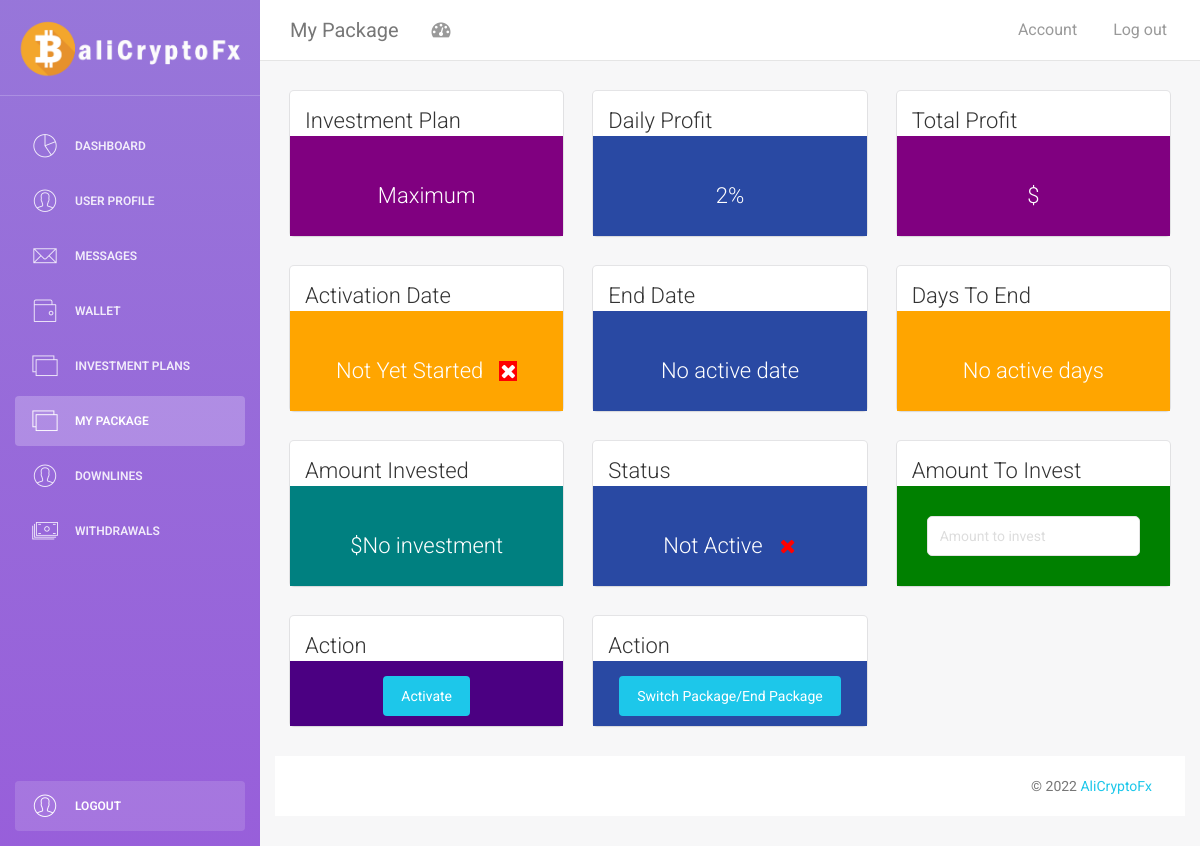
Screenshot of /user/mypackages.php (signed in) with the database file from the repository.
### tables this page shows
CREATE TABLE `users` (
  `id` int(6) NOT NULL,
  `fname` varchar(255) NOT NULL,
  `lname` varchar(255) NOT NULL,
  `username` varchar(200) NOT NULL,
  `email` varchar(200) NOT NULL,
  `password` varchar(200) NOT NULL,
  `token` varchar(10) NOT NULL,
  `refcode` varchar(10) NOT NULL,
  `package` varchar(200) NOT NULL,
  `image` varchar(2000) NOT NULL,
  `verify` tinyint(4) NOT NULL,
  `session` tinyint(4) NOT NULL,
  `activate` tinyint(4) NOT NULL,
  `referred` varchar(100) NOT NULL,
  `profit` double NOT NULL,
  `refbonus` double NOT NULL,
  `walletbalance` double NOT NULL,
  `pm` varchar(100) NOT NULL,
  `eth` varchar(100) NOT NULL,
  `btc` varchar(100) NOT NULL,
  `2fa` tinyint(4) NOT NULL,
  `pname` varchar(111) NOT NULL,
  `increase` double NOT NULL,
  `bonus` double NOT NULL,
  `duration` int(111) NOT NULL,
  `pdate` varchar(111) NOT NULL,
  `froms` double NOT NULL,
  `usd` double NOT NULL,
  `date` timestamp NOT NULL DEFAULT current_timestamp(),
  `phone` varchar(100) NOT NULL,
  `address` varchar(100) NOT NULL,
  `country` varchar(100) NOT NULL
);

### user/mypackages.php (the view, shortened to what this page needs)
<?php
include "../config/config.php";
if(isset($_SESSION['email'])){
    $email = $_SESSION['email'];
		 $sql = "UPDATE users SET session='1' WHERE email='$email'";
	  mysqli_query($link, $sql) or die(mysqli_error($link));
	}
else{
	header("location:../login.php");
}
$percentage = 0;
$sql2= "SELECT * FROM users WHERE email= '$email'";
$result2 = mysqli_query($link,$sql2);
if(mysqli_num_rows($result2) > 0){
 $row = mysqli_fetch_assoc($result2);
 $pdate = $row['pdate'];
 $duration = $row['duration'];
 $increase = $row['increase'];
 $usd = $row['usd'];
}
if(isset($row['pdate']) &&  $row['pdate'] != '0' && isset($row['duration'])  && isset($row['increase'])  && isset($row['usd']) ){
    $endpackage = new DateTime($pdate);
    $endpackage->modify( '+ '.$duration. 'day');
$Date2 = $endpackage->format('Y-m-d');
$current=date("Y/m/d");
$diff = abs(strtotime($Date2) - strtotime($current));
$one = 1;
    $date3 = new DateTime($Date2);
     $date3->modify( '+'. $one.'day');
     $date4 = $date3->format('Y-m-d');
$days=floor($diff / (60*60*24));
$daily = $duration - $days;
$percentage = ($increase/100) * $daily * $usd;
$one = 1;
$f = date('Y-m-d', strtotime($Date2 . ' + '. $one.'day'));
if(isset($days) && $days == 0 || $Date2 == (date("Y/m/d"))  ){
 $pp =   $percentage;
$sql = "UPDATE users SET activate = '0',pdate = '0',walletbalance= walletbalance + $pp, profit = profit + $pp  WHERE email='$email'";
if(mysqli_query($link, $sql)){
$percentage = $pp = 0;
$Date2 = 0;
$current = 0;
$duration = 0;
$days = 'package completed &nbsp;&nbsp;<i style="color:green; font-size:20px;" class="fa  fa-check" ></i>';
$days = 0;
$Date2 = 0;
$current = 0;
$duration = 0;
}
}else{
$_SESSION['pprofit'] = $percentage;
}
$add="days";
}else {
    $percentage ="";
    $days ="No active days";
    $Date2 = 'No active date';
  }
?>
<!doctype html>
<html lang="en">
    <head>
        <link href="assets/css/bootstrap.min.css" rel="stylesheet" />
        <link href="assets/css/animate.min.css" rel="stylesheet"/>
        <link href="assets/css/light-bootstrap-dashboard.css?v=1.4.0" rel="stylesheet"/>
        <link href="assets/css/demo.css" rel="stylesheet" />
        <link href="http://maxcdn.bootstrapcdn.com/font-awesome/4.2.0/css/font-awesome.min.css" rel="stylesheet">
        <link href="assets/css/pe-icon-7-stroke.css" rel="stylesheet" />
    </head>
    <body>
        <div class="wrapper">
            <div class="sidebar" data-color="purple" data-image="assets/img/sidebar-5.jpg">
                <div class="sidebar-wrapper">
                    <div class="logo">
                        <a href="../" class="simple-text">
                            <img class="img-responsive" alt="logo" src="../images/logo-dark.png">
                        </a>
                    </div>
                    <ul class="nav">
                        <li>
                            <a href="./">
                                <i class="pe-7s-graph"></i>
                                <p>Dashboard</p>
                            </a>
                        </li>
                        <li>
                            <a href="profile.php">
                                <i class="pe-7s-user"></i>
                                <p>User Profile</p>
                            </a>
                        </li>
                        <li>
                            <a href="message.php">
                                <i class="pe-7s-mail"></i>
                                <p>Messages</p>
                            </a>
                        </li>
                        <li>
                            <a href="wallet.php">
                                <i class="pe-7s-wallet"></i>
                                <p>Wallet</p>
                            </a>
                        </li>
                        <li>
                            <a href="packages.php">
                                <i class="pe-7s-photo-gallery"></i>
                                <p>Investment plans</p>
                            </a>
                        </li>
                        <li class="active">
                            <a href="mypackages.php">
                                <i class="pe-7s-photo-gallery"></i>
                                <p>My Package</p>
                            </a>
                        </li>
                         <li>
                            <a href="referral.php">
                                <i class="pe-7s-user"></i>
                                <p>Downlines</p>
                            </a>
                        </li>
                        <li>
                                    <a href="withdrawal.php">
                                        <i class="pe-7s-cash"></i>
                                        <p>Withdrawals</p>
                                    </a>
                                </li>
                        <li class="active-pro">
                            <a href="logout.php">
                                <i class="pe-7s-user"></i>
                                <p>Logout</p>
                            </a>
                        </li>
                    </ul>
                </div>
            </div>
            <div class="main-panel">
                <nav class="navbar navbar-default navbar-fixed">
                    <div class="container-fluid">
                        <div class="navbar-header">
                            <a class="navbar-brand" href="#">My Package</a>
                        </div>
                        <div class="collapse navbar-collapse">
                            <ul class="nav navbar-nav navbar-left">
                                <li>
                                    <a href="#" class="dropdown-toggle" data-toggle="dropdown">
                                        <i class="fa fa-dashboard"></i>
                                    </a>
                                </li>
                            </ul>
                            <ul class="nav navbar-nav navbar-right">
                                <li>
                                    <a href="profile.php">
                                        <p>Account</p>
                                    </a>
                                </li>
                                <li>
                                    <a href="logout.php">
                                        <p>Log out</p>
                                    </a>
                                </li>
                            </ul>
                        </div>
                    </div>
                </nav>
                <?php $sql= "SELECT * FROM users WHERE email='$email'";
			  $result = mysqli_query($link,$sql);
			  if(mysqli_num_rows($result) > 0){
				  $row = mysqli_fetch_assoc($result);
if(isset($row['activate']) &&  $row['activate']== '1'){
	$sec = 'Active &nbsp;&nbsp;<i style="background-color:green;color:#fff; font-size:20px;" class="fa  fa-refresh" ></i>';
}else{
$sec ='Not Active &nbsp;&nbsp;<i class="fa  fa-times" style=" font-size:20px;color:red"></i>';
$usd = 'No investment';
}
if(isset($row['pdate']) &&  $row['pdate']== '0'){
	$date = 'Not Yet Started &nbsp;&nbsp;<i style="background-color:red;color:#fff; font-size:20px;" class="fa  fa-times" ></i>';
}else{
$date = $row['pdate'];
$start= $row['date'];
}
              }
				  ?>
                <div class="content">
                    <div class="container-fluid">
                                                            <div class="row">
                                    <div class="col-md-4">
                                        <div class="card">
                                            <div class="header">
                                                <h4 class="title">Investment Plan</h4>
                                            </div>
                                            <div class="content" style="text-align: center; background: purple; color: #fff;">
                                                <h4><?php echo $row['pname'];?></h4>
                                            </div>
                                        </div>
                                    </div>
                                    <div class="col-md-4">
                                        <div class="card">
                                            <div class="header">
                                                <h4 class="title">Daily Profit</h4>
                                            </div>
                                            <div class="content" style="text-align: center; background: #2949a3; color: #fff;">
                                                <h4><?php echo $row['increase'];?>%</h4>
                                            </div>
                                        </div>
                                    </div>
                                    <div class="col-md-4">
                                        <div class="card">
                                            <div class="header">
                                                <h4 class="title">Total Profit</h4>
                                            </div>
                                            <div class="content" style="text-align: center; background: purple; color: #fff;">
                                                <h4> $ <?php echo $percentage;?></h4>
                                            </div>
                                        </div>
                                    </div>
                                    <div class="col-md-4">
                                        <div class="card">
                                            <div class="header">
                                                <h4 class="title">Activation Date</h4>
                                            </div>
                                            <div class="content" style="text-align: center; background: orange; color: #fff;">
                                                <h4><?php echo $date;?></h4>
                                            </div>
                                        </div>
                                    </div>
                                    <div class="col-md-4">
                                        <div class="card">
                                            <div class="header">
                                                <h4 class="title">End Date</h4>
                                            </div>
                                            <div class="content" style="text-align: center; background: #2949a3; color: #fff;">
                                                <h4><?php echo $Date2;?></h4>
                                            </div>
                                        </div>
                                    </div>
                                    <div class="col-md-4">
                                        <div class="card">
                                            <div class="header">
                                                <h4 class="title">Days To End</h4>
                                            </div>
                                            <div class="content" style="text-align: center; background: orange; color: #fff;">
                                                <h4><?php echo $days;?></h4>
                                            </div>
                                        </div>
                                    </div>
                                    <div class="col-md-4">
                                        <div class="card">
                                            <div class="header">
                                                <h4 class="title">Amount Invested</h4>
                                            </div>
                                            <div class="content" style="text-align: center; background: #008080; color: #fff;">
                                                <h4>$<?php echo $usd;?></h4>
                                            </div>
                                        </div>
                                    </div>
                                    <div class="col-md-4">
                                        <div class="card">
                                            <div class="header">
                                                <h4 class="title">Status</h4>
                                            </div>
                                            <div class="content" style="text-align: center; background: #2949a3; color: #fff;">
                                                <h4><?php echo $sec ;?></h4>
                                            </div>
                                        </div>
                                    </div>
                                    <form action="" method="POST">
                                    <div class="col-md-4">
                                        <div class="card">
                                            <div class="header">
                                                <h4 class="title">Amount To Invest</h4>
                                            </div>
                                            <div class="content" style="text-align: center; background: #008000; color: #fff; padding: 30px;">
                                            <input type="text"  name="usd" placeholder="Amount to invest" class="form-control" style="border-radius:5px;width:100%;">
                                            </div>
                                        </div>
                                    </div>
                                    <div class="col-md-4">
                                        <div class="card">
                                            <div class="header">
                                                <h4 class="title">Action</h4>
                                            </div>
                                            <div class="content" style="text-align: center; background: #4b0082; color: #fff;">
                                            <button type="submit" name="activate" class="btn btn-info btn-fill ">Activate</button>
                                            </div>
                                        </div>
                                    </div>
                                    <div class="col-md-4">
                                        <div class="card">
                                            <div class="header">
                                                <h4 class="title">Action</h4>
                                            </div>
                                            <div class="content" style="text-align: center; background: #2949a3; color: #fff;">
                                            <button type="submit" name="switch" class="btn btn-info btn-fill">Switch Package/End Package</button>
                                            </div>
                                        </div>
                                    </div>
            </form>
                                </div>
                    </div>
                    <footer class="footer">
                        <div class="container-fluid">
                            <p class="copyright pull-right">
                                &copy; <script>document.write(new Date().getFullYear())</script> <a>AliCryptoFx</a>
                            </p>
                        </div>
                    </footer>
                </div>
            </div>
    </body>
</html>

### rows the page displays
users: pname "Maximum", increase "2", pdate "No active date", pdate "No active days", activate "No investment"
